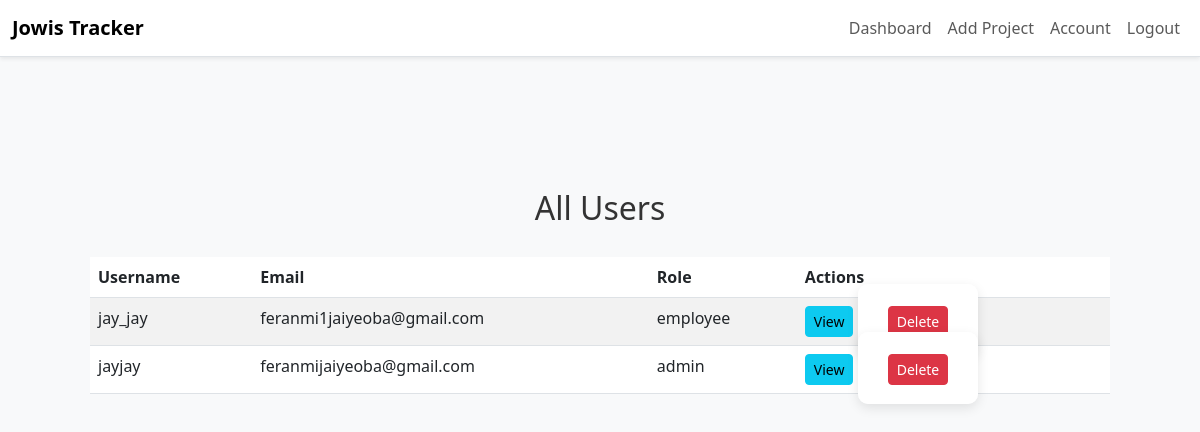
The app's page /admin/users (signed in), older data.
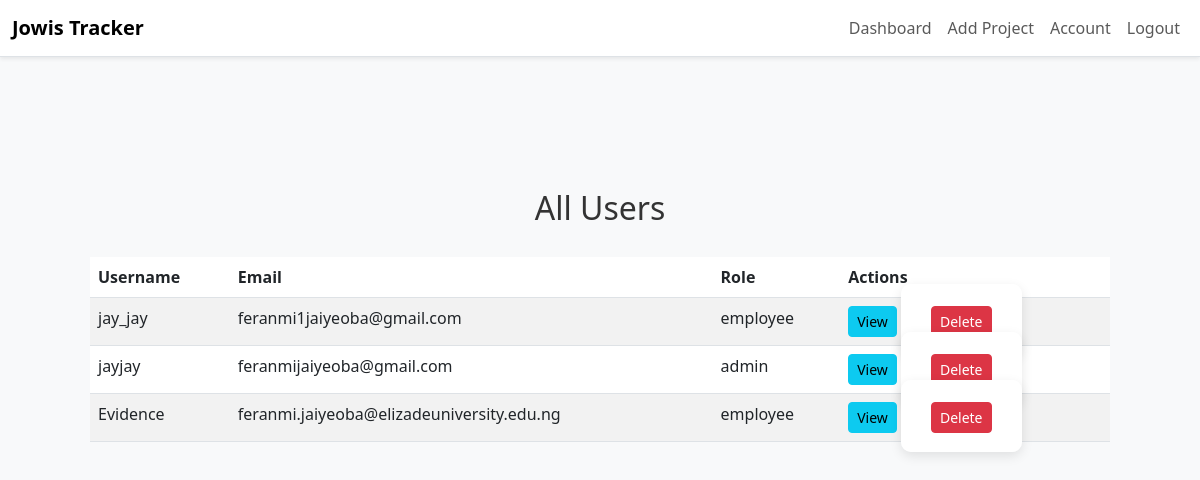
The same page, newer data.
### app/dbmodels.py (models this page shows, shortened)
class User(db.Model, UserMixin):
    id = db.Column(db.Integer, primary_key=True)
    username = db.Column(db.String(150), unique=True, nullable=False)
    email = db.Column(db.String(150), unique=True, nullable=False)
    password_hash = db.Column(db.String(150), nullable=False)
    tasks = db.relationship("Task", backref="assigned_to", cascade='all, delete-orphan',passive_deletes=True)
    role = db.Column(db.String(50), nullable=False, default="employee") # or admin
    projects = db.relationship(
        'Project',
        secondary=project_users,
        back_populates='users'
    )
    reset_code = db.Column(db.String(8), nullable=True)
    reset_code_expiry = db.Column(db.DateTime, nullable=True)

### app/routes.py (the view)
@main.route('/admin/users')
@login_required
def admin_users():
    if current_user.role != "admin":
        abort(403)
    users = User.query.all()
    return render_template('admin_users.html', users=users)

### app/__init__.py (called while the page is built)
def create_app():
    app= Flask(__name__)
    app.config.from_object("config.Config") # load app config from config.py
    db.init_app(app)
    migrate.init_app(app, db)
    login_manager.init_app(app)
    mail.init_app(app)
    scheduler.init_app(app)
    scheduler.start()
    from . import jobs  # <-- Import jobs to register them
    from .admin import init_admin
    init_admin(app)
    login_manager.login_view = "main.login"
    login_manager.login_message_category ="info"
    from .dbmodels import User
    @login_manager.user_loader
    def load_user(user_id):
        return User.query.get(int(user_id))
    from .routes import main
    app.register_blueprint(main)
    return app

### app/templates/admin_users.html
{% extends "base.html" %}
{% block content %}
<div class="container mt-4">
  <h2>All Users</h2>
  <table class="table table-striped">
    <thead>
      <tr>
        <th>Username</th>
        <th>Email</th>
        <th>Role</th>
        <th>Actions</th>
      </tr>
    </thead>
    <tbody>
      {% for user in users %}
      <tr>
        <td>{{ user.username }}</td>
        <td>{{ user.email }}</td>
        <td>{{ user.role }}</td>
        <td>
          <a href="{{ url_for('main.view_user', user_id=user.id) }}" class="btn btn-info btn-sm">View</a>
          <form action="{{ url_for('main.delete_user', user_id=user.id) }}" method="POST" style="display:inline;">
            <button type="submit" class="btn btn-danger btn-sm" onclick="return confirm('Delete this user?');">Delete</button>
          </form>
        </td>
      </tr>
      {% endfor %}
    </tbody>
  </table>
</div>
{% endblock %}

Row changes from the older to the newer data that the page shows:
added User: username "Evidence", email "feranmi.jaiyeoba@elizadeuniversity.edu.ng", role "employee"
